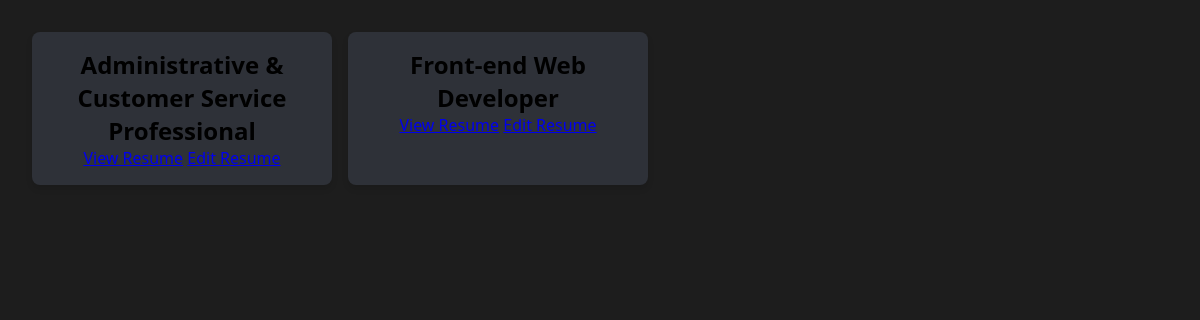
The page / on the database its author committed.
### builder/models.py (models this page shows, shortened)
class Resume(models.Model):
    name = models.CharField(max_length=100)
    summary = models.TextField(blank=True, null=True)
    skills = models.ManyToManyField('Skill', related_name='skills', blank=True)
    jobs = models.ManyToManyField('WorkExperience', related_name='jobs', blank=True)
    volunteer_experiences = models.ManyToManyField('Volunteer', related_name='volunteer_experiences', blank=True)
    certifications = models.ManyToManyField('Certification', related_name='certifications', blank=True)

### builder/views.py (the view)
# urls.py: path('', views.index, name='index'),
def index(request):
    return render(request, 'builder/index.html', {
        'resumes': Resume.objects.all(),
    })

### builder/templates/builder/index.html
{% extends 'builder/layout.html' %}
{% block body %}
  <div class="resumes">
    {% for resume in resumes %}
      <div class="resume-card">
        <h2>{{ resume.name }}</h2>
        <a href="{% url 'resume' resume.id %}">View Resume</a>
        <a href="#">Edit Resume</a>
      </div>
    {% endfor %}
  </div>
{% endblock %}

### builder/static/builder/style.css (style rules this page uses)
* { box-sizing: border-box; margin: 0; padding: 0; }
html { background-color: #1d1d1d; }
body { font-family: system-ui, -apple-system, BlinkMacSystemFont, 'Segoe UI', Roboto, Oxygen, Ubuntu, Cantarell, 'Open Sans', 'Helvetica Neue', sans-serif; padding: 0; margin: 0; }
.resume-card { background-color: #2e3138; padding: 1rem; border-radius: 0.5rem; box-shadow: 0px 4px 6px rgba(0, 0, 0, 0.1); text-align: center; }
.resumes { display: grid; grid-template-columns: repeat(auto-fit, minmax(125px, 300px)); gap: 1rem; margin: 2rem; }

### rows shown on the page
Resume: name "Administrative & Customer Service Professional"
Resume: name "Front-end Web Developer"
